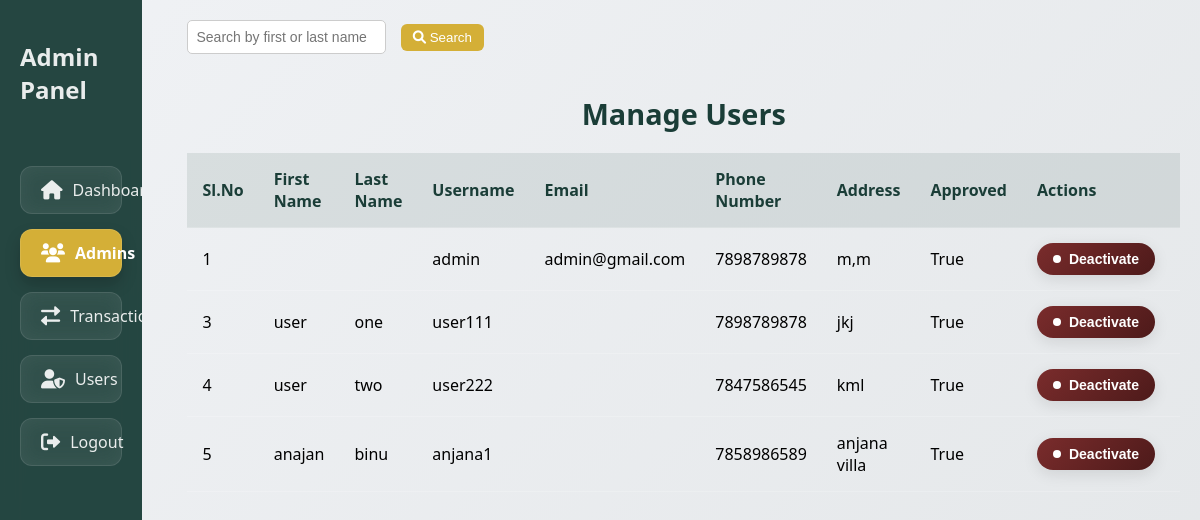
The page /investapp/admin/user-list/ (signed in) on the database as committed earlier.
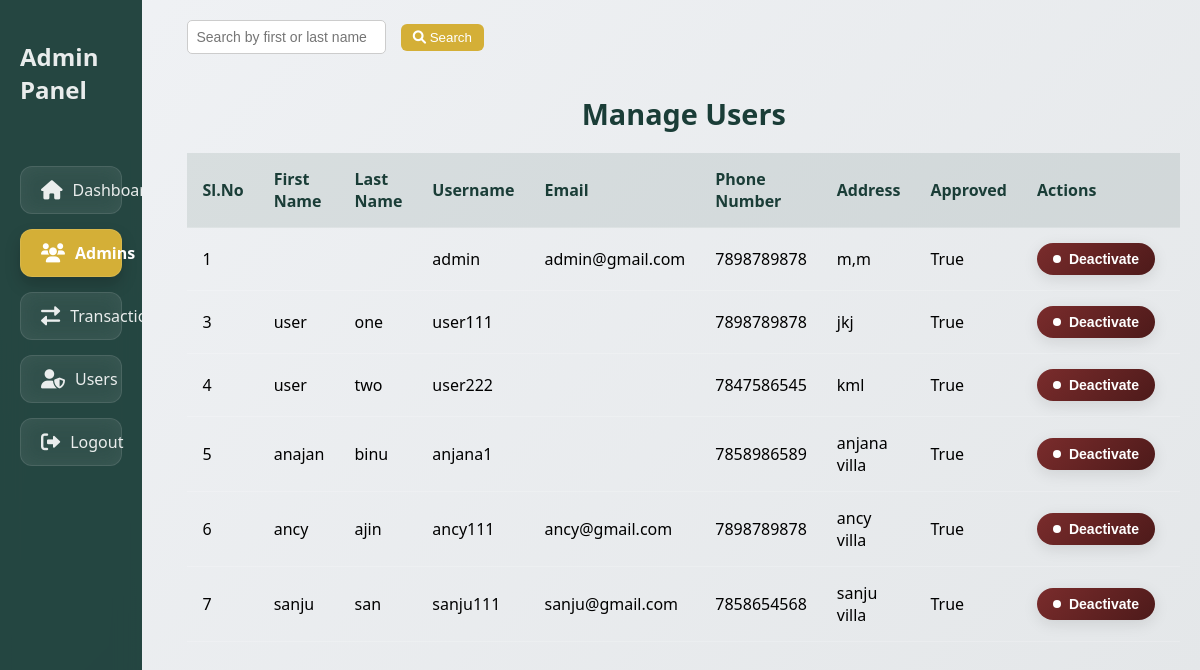
The same page on the database as committed later.
### investapp/models.py (models this page shows, shortened)
class CustomUser(AbstractUser):
    phone_number = models.CharField(max_length=15)
    address = models.TextField()
    is_approved = models.BooleanField(default=False)  # Only approved users can log in

### investapp/views.py (the view, shortened to what this page needs)
# urls.py: path('admin/user-list/', views.admin_user_list, name='admin-user-list'),
@user_passes_test(superuser_required)
def admin_user_list(request):
    User = get_user_model()
    search_query = request.GET.get('search', '')  # Default to empty string if no search query
    if search_query:
        users = User.objects.exclude(username='developer').filter(
            first_name__icontains=search_query
        ) | User.objects.exclude(username='developer').filter(
            last_name__icontains=search_query
        )
    else:
        users = User.objects.exclude(username='developer')  # If no search query, show all users
    return render(request, 'manage_users.html', {'users': users, 'search_query': search_query})

### investapp/views.py (called while the page is built)
def superuser_required(user):
    return user.is_authenticated and user.is_superuser

### investapp/templates/manage_users.html (shortened to what this page needs)
<!DOCTYPE html>
<html lang="en">
<head>
    <link href="https://cdnjs.cloudflare.com/ajax/libs/font-awesome/6.0.0/css/all.min.css" rel="stylesheet">
</head>
<body>
    <div class="sidebar">
        <h2>Admin Panel</h2>
        <ul class="sidebar-menu">
            <li>
                <a href="{% url 'transaction_list' %}" class="sidebar-link">
                    <i class="fas fa-home"></i> Dashboard
                </a>
            </li>
            <li>
                <a href="{% url 'admin-user-list' %}" class="sidebar-link">
                    <i class="fas fa-users"></i> Admins
                </a>
            </li>
            <li>
                <a href="{% url 'create_transaction' %}" class="sidebar-link">
                    <i class="fas fa-exchange-alt"></i> Transactions
                </a>
            </li>
            <li>
                <a href="{% url 'admin_user_home' %}" class="sidebar-link">
                    <i class="fas fa-user-shield"></i> Users
                </a>
            </li>
            <li>
                <a href="{% url 'logout' %}" class="sidebar-link">
                    <i class="fas fa-sign-out-alt"></i> Logout
                </a>
            </li>
        </ul>
    </div>
    <div class="main-content">
        <form method="get" action="{% url 'admin-user-list' %}">
            <input type="text" name="search" value="{{ search_query }}" placeholder="Search by first or last name" class="search-bar">
            <button type="submit" class="btn btn-gold">
                <i class="fas fa-search"></i> Search
            </button>
        </form>
        <h2 class="manage-users-header">Manage Users</h2>
        <table class="ledger-table">
            <thead>
                <tr>
                    <th>Sl.No</th>
                    <th>First Name</th>
                    <th>Last Name</th>
                    <th>Username</th>
                    <th>Email</th>
                    <th>Phone Number</th>
                    <th>Address</th>
                    <th>Approved</th>
                    <th>Actions</th>
                </tr>
            </thead>
            <tbody>
            {% for user in users %}
            <tr>
                <td>{{ user.id }}</td>
                <td>{{ user.first_name }}</td>
                <td>{{ user.last_name }}</td>
                <td>{{ user.username }}</td>
                <td>{{ user.email }}</td>
                <td>{{ user.phone_number }}</td>
                <td>{{ user.address }}</td>
                <td>{{ user.is_approved }}</td>
                <td>
                    <form method="post">
                        {% if user.is_approved %}
                            <button type="submit" name="action" value="toggle" class="status status-debited">Deactivate</button>
                        {% else %}
                            <button type="submit" name="action" value="toggle" class="status status-approved">Activate</button>
                        {% endif %}
                    </form>
                </td>
            </tr>
            {% endfor %}
            </tbody>
        </table>
    </div>
</body>
</html>

Rows that differ between the two databases and show on the page:
added CustomUser: id "6", first_name "ancy", last_name "ajin", username "ancy111", email "ancy@gmail.com", phone_number "7898789878", address "ancy villa", is_approved "True", shows "Deactivate"
added CustomUser: id "7", first_name "sanju", last_name "san", username "sanju111", email "sanju@gmail.com", phone_number "7858654568", address "sanju villa", is_approved "True", shows "Deactivate"
